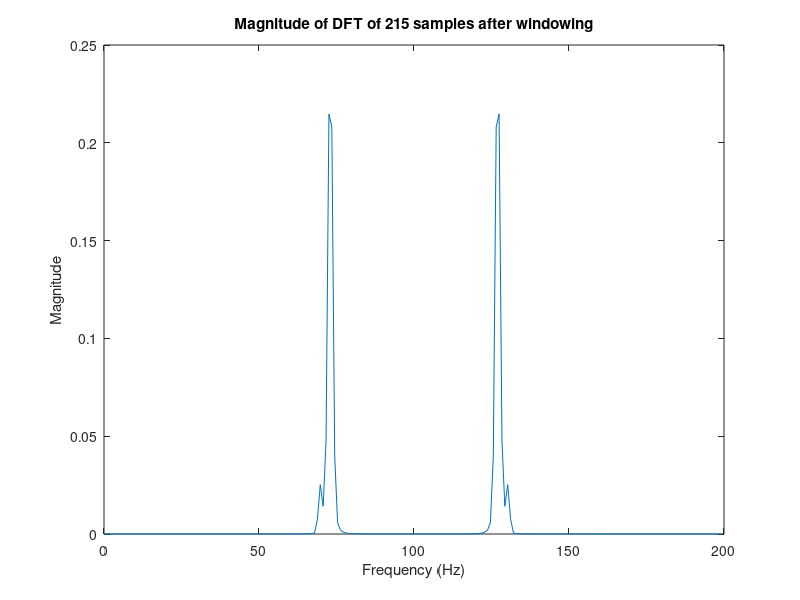
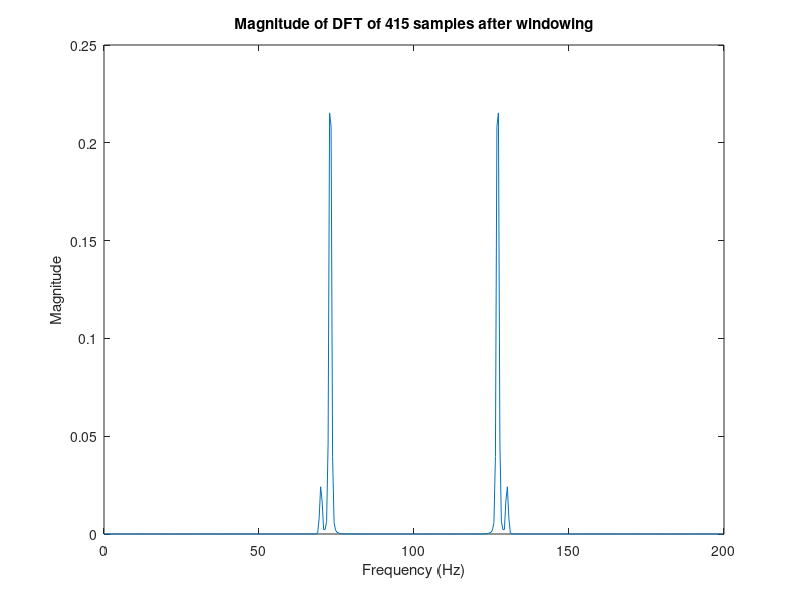
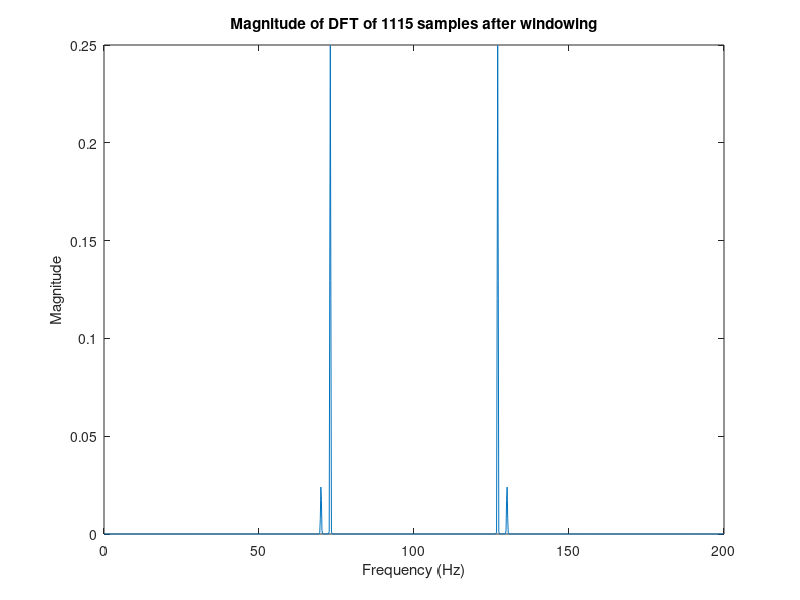
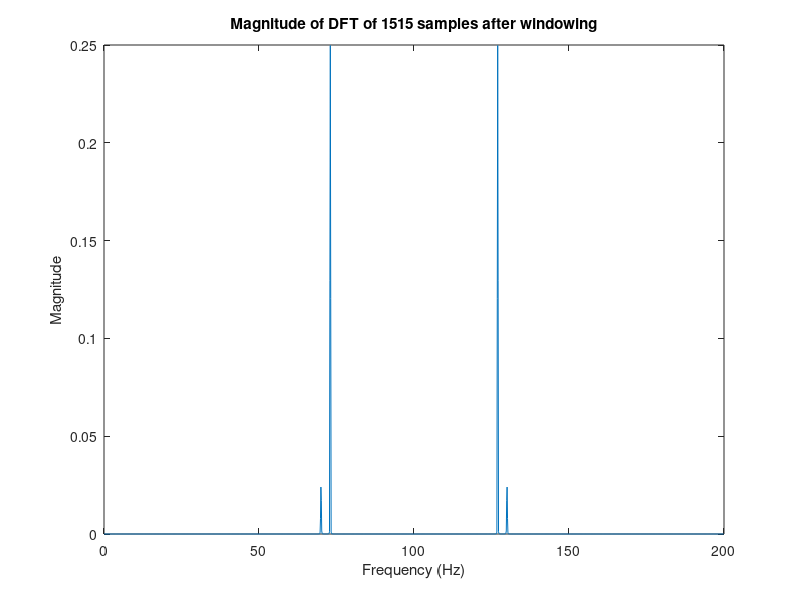

Here is the MATLAB script that generated these plots, in order:
A = 140;
B = 146;

fs = 200;
dt = 1/fs;

t = 0:dt:10-dt;

xa = 0.1*sin(A*pi*t) + cos(B*pi*t);

h1 = transpose(hanning(215));
y1 = fft(xa(1:215).*h1, 215);
f1 = (0:214)*fs/215;
N1 = length(y1);

figure;
plot(f1, abs(y1/N1))
title("Magnitude of DFT of 215 samples after windowing");
xlabel("Frequency (Hz)");
ylabel("Magnitude");

h2 = transpose(hanning(415));
y2 = fft(xa(1:415).*h2, 415);
f2 = (0:414)*fs/415;
N2 = length(y2);

figure;
plot(f2, abs(y2/N2))
title("Magnitude of DFT of 415 samples after windowing");
xlabel("Frequency (Hz)");
ylabel("Magnitude");

h3 = transpose(hanning(1115));
y3 = fft(xa(1:1115).*h3, 1115);
f3 = (0:1114)*fs/1115;
N3 = length(y3);

figure;
plot(f3, abs(y3/N3))
title("Magnitude of DFT of 1115 samples after windowing");
xlabel("Frequency (Hz)");
ylabel("Magnitude");

h4 = transpose(hanning(1515));
y4 = fft(xa(1:1515).*h4, 1515);
f4 = (0:1514)*fs/1515;
N4 = length(y4);

figure;
plot(f4, abs(y4/N4))
title("Magnitude of DFT of 1515 samples after windowing");
xlabel("Frequency (Hz)");
ylabel("Magnitude");

h5 = transpose(hanning(1915));
y5 = fft(xa(1:1915).*h5, 1915);
f5 = (0:1914)*fs/1915;
N5 = length(y5);

figure;
plot(f5, abs(y5/N5))
title("Magnitude of DFT of 1915 samples after windowing");
xlabel("Frequency (Hz)");
ylabel("Normalized");

